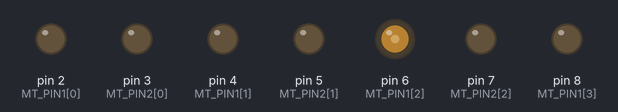
A sketch run on a simulated Arduino Uno, built with avr-gcc and run on an emulated ATmega328P. On the bench: output pins drawn as LEDs (lit = HIGH).

Above: at 0.05 s.
At 4.05 s:
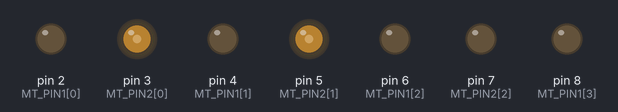
At 7.95 s:
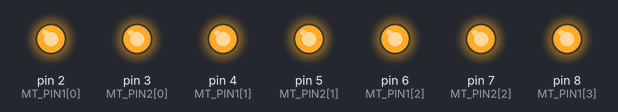
Timing chart, 0 to 10.4 s (numbered marks = the images above):
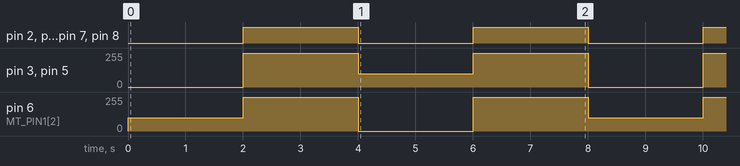

Measured:
- by itself, pin 2 (MT_PIN1[0]), pin 4 (MT_PIN1[1]), pin 7 (MT_PIN2[2]), pin 8 (MT_PIN1[3]): alternates HIGH for 2.0 s and LOW for 2.0 s
- by itself, pin 3 (MT_PIN2[0]), pin 5 (MT_PIN2[1]): repeats every 8.0 s: 100/255 2.0 s, 255/255 2.0 s, 0/255 2.0 s, 255/255 2.0 s
- by itself, pin 6 (MT_PIN1[2]): repeats every 8.0 s: 255/255 2.0 s, 0/255 2.0 s, 255/255 2.0 s, 100/255 2.0 s

The sketch:

sketch_nov15a.ino
```cpp
int MT_PIN1[] = {2, 4, 6, 8};
int MT_PIN2[] = {3, 5, 7, 8};
int power = 100;
int continue_time = 2000;
int stop_time = 2000;
void setup() {
  for(int id = 0; id <= 3; id++){
    pinMode(MT_PIN1[id], OUTPUT);
    pinMode(MT_PIN2[id], OUTPUT);
  }

}

void loop() {
  for(int id = 0; id <= 3; id++){
analogWrite(MT_PIN1[id], power);
digitalWrite(MT_PIN2[id], LOW);
}
delay(continue_time);

  for(int id = 0; id <= 3; id++){
digitalWrite(MT_PIN1[id], HIGH);
digitalWrite(MT_PIN2[id], HIGH);
}
delay(stop_time);

  for(int id = 0; id <= 3; id++){
digitalWrite(MT_PIN1[id], LOW);
analogWrite(MT_PIN2[id], power);
}
delay(continue_time);

  for(int id = 0; id <= 3; id++){
digitalWrite(MT_PIN1[id], HIGH);
digitalWrite(MT_PIN2[id], HIGH);
}
delay(stop_time);
}
```
